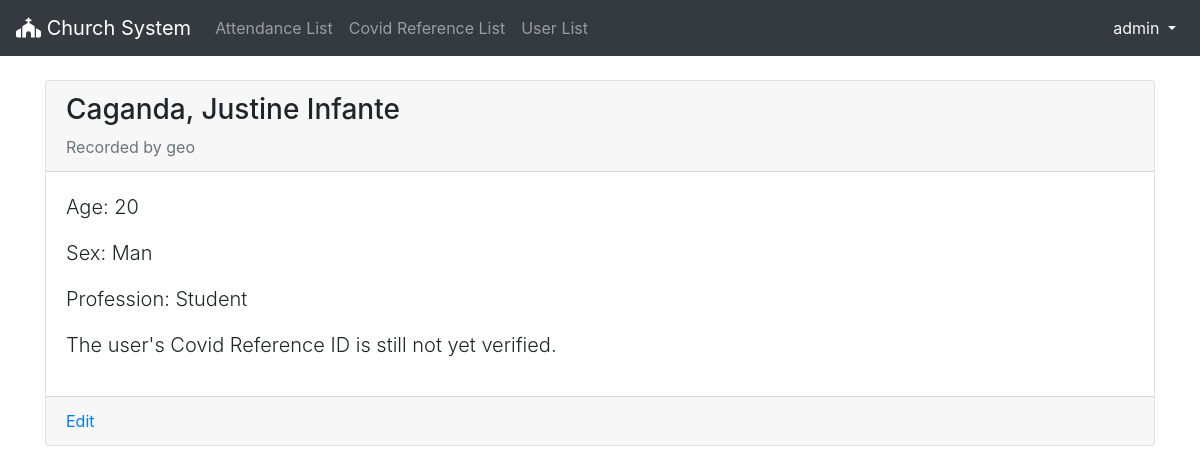
Page /user/4/ (signed in) on the committed database.
### staff/models.py (models this page shows)
class Staff(AbstractUser):
    class Sex(models.TextChoices):
        MAN = 'M', ('Man')
        WOMAN = 'F', ('Woman')
    sex = models.CharField('sex', max_length=1, choices=Sex.choices, null=True)
    def __str__(self):
        return f'{self.username}'

### user/models.py (models this page shows, shortened)
class User(models.Model):
    class Sex(models.TextChoices):
        MAN = 'M', ('Man')
        WOMAN = 'F', ('Woman')
    first_name = models.CharField(max_length=50)
    middle_name = models.CharField(max_length=50)
    last_name = models.CharField(max_length=50)
    birthdate = models.DateField()
    age = models.IntegerField()
    sex = models.CharField(max_length=1, choices=Sex.choices, null=True)
    profession = models.CharField(max_length=50)
    staff = models.ForeignKey(Staff, on_delete=models.PROTECT)

### user/views.py (the view)
# urls.py: path('<int:pk>/', UserDetailView.as_view(), name='user_detail'),
class UserDetailView(LoginRequiredMixin, DetailView):
    model = User
    template_name = 'user_detail.html'
    context_object_name = 'd_user'

### templates/user_detail.html (shortened to what this page needs)
{% extends 'base.html' %}
{% load static %}
{% block content %}
    <div class="card mt-4">
        <div class="card-header">
            <span class="font-weight-bold d-block"><h3>{{ d_user.last_name }}, {{ d_user.first_name }} {{ d_user.middle_name }}</h3></span>
            <span class="text-muted">Recorded by {{ d_user.staff }}</span>
        </div>
        <div class="card-body">
            <p class="lead">Age: {{ d_user.age }}</p>
            <p class="lead">Sex: {{ d_user.get_sex_display }}</p>
            <p class="lead">Profession: {{ d_user.profession }}</p>
            <span id="covid_ref">
                <p class="lead">[[ code ]]</p>
            </span>
        </div>
        <div class="card-footer">
            <a href="{% url 'user_edit' d_user.pk %}">Edit</a>
        </div>
    </div>
{% endblock content%}

### templates/base.html (shortened to what this page needs)
{% load static %}
<!DOCTYPE html>
<html>
<head>
    <link rel="stylesheet" href="https://cdn.jsdelivr.net/npm/bootstrap@4.6.0/dist/css/bootstrap.min.css">
</head>
<body>
    <nav class="navbar navbar-expand-lg navbar-dark bg-dark">
        <a class="navbar-brand" href="{% url 'home' %}"><i class="fas fa-church"></i> Church System</a>
        <div class="collapse navbar-collapse" id="navbarSupportedContent">
            {% if user.is_authenticated %}
            <ul class="navbar-nav mr-auto">
              {% block navbar %}
                <li class="nav-item">
                  <a class="nav-link" href="{% url 'attend_list'%}">Attendance List</a>
                </li>
                <li class="nav-item">
                    <a class="nav-link" href="{% url 'ref_list' %}">Covid Reference List</a>
                </li>
                <li class="nav-item">
                    <a class="nav-link" href="{% url 'user_list'%}">User List</a>
                </li>
              {% endblock%}
            </ul>
            <ul class="navbar-nav ml-auto">
                <li class="nav-item">
                    <a class="nav-link dropdown-toggle text-light" href="#" id="navbarDropdown" role="button" data-toggle="dropdown" aria-haspopup="true" aria-expanded="false">
                        {{ user.username }}
                    </a>
                </li>
            </ul>
            {% else %}
            <form class="form-inline ml-auto">
                <a href="{% url 'login' %}" class="btn btn-secondary">Log In</a>
                <a href="{% url 'signup' %}" class="btn btn-primary ml-2">Sign Up</a>
            </form>
            {% endif %}
        </div>
    </nav>
    <main>
        <div class="container">
            {% block content %}
            {% endblock content %}
        </div>
    </main>
</body>
</html>

### rows in the picture
Staff: username "admin"
User: last_name "Caganda", first_name "Justine", middle_name "Infante", staff "geo", age "20", sex "Man", profession "Student"
